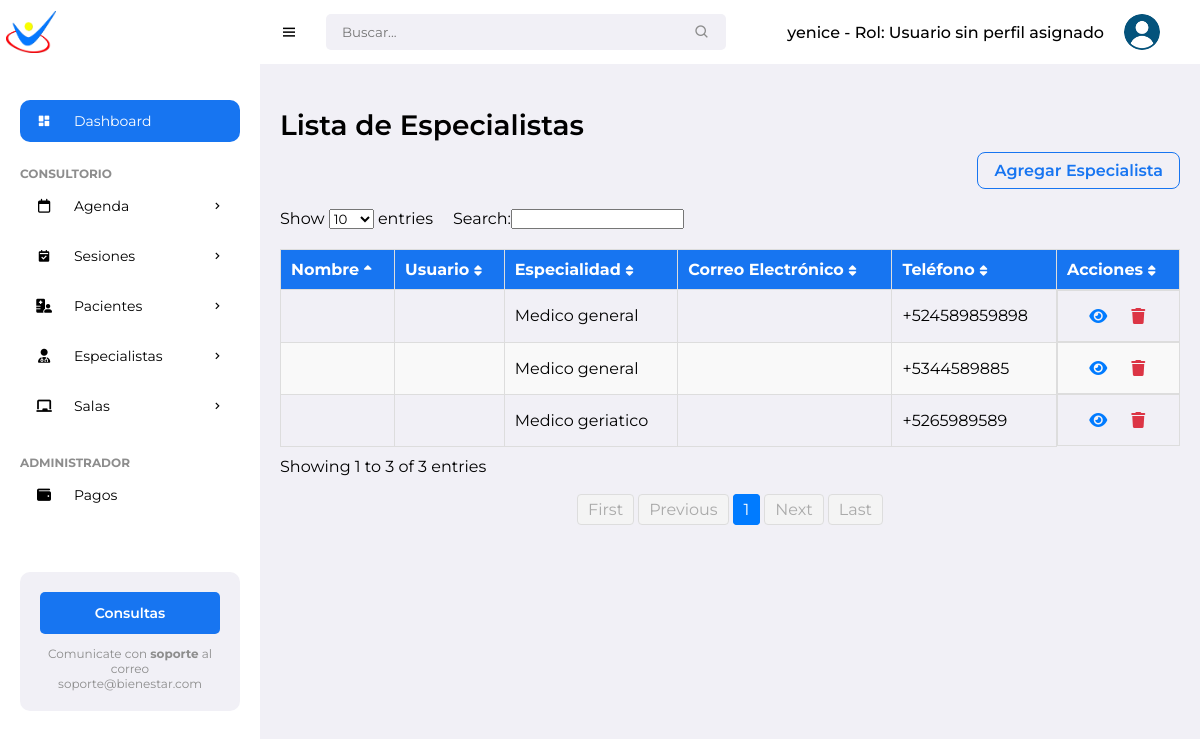
The page /specialists/ (signed in) on the database as committed earlier.
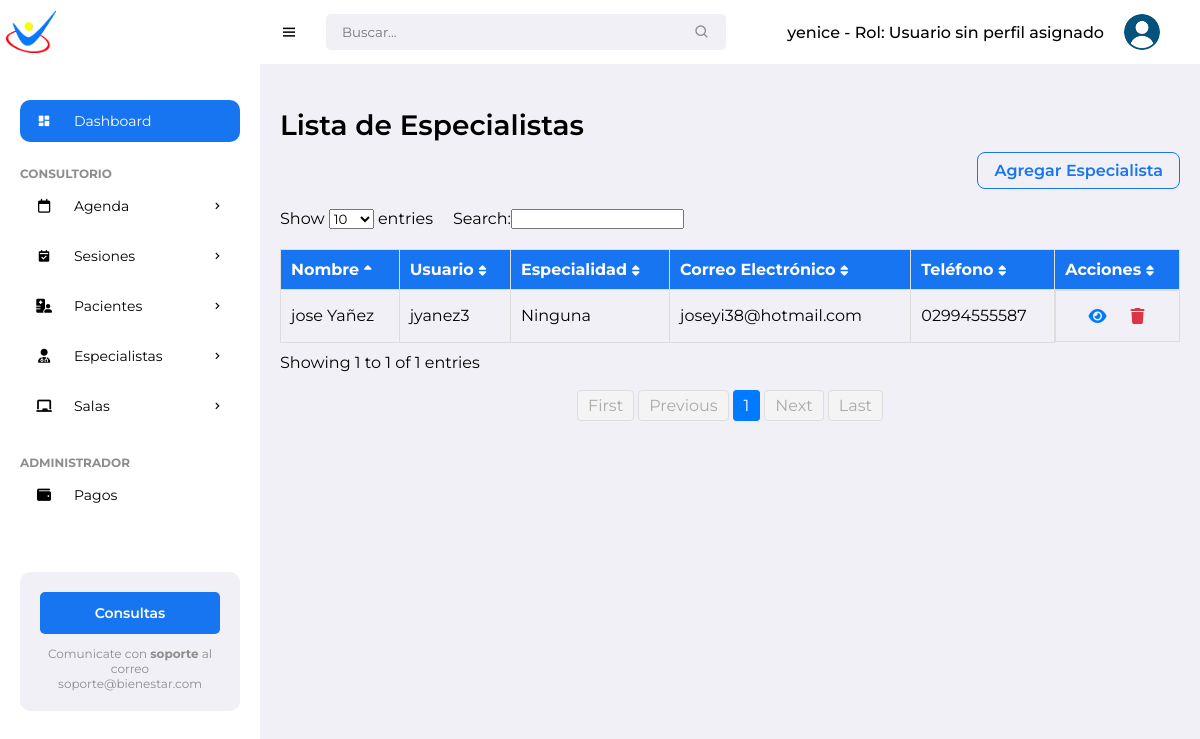
The same page on the database as committed later.
### pacientes/models.py (models this page shows, shortened)
class Specialist(models.Model):
    ROLES = [
        ('especialista', 'Especialista'),
        ('administrador', 'Administrador'),
    ]
    user = models.OneToOneField(
    User,
    on_delete=models.CASCADE,
    related_name='specialist_profile',
    null=True  # Temporalmente permite nulos para manejar datos existentes
    )
    specialty = models.CharField(max_length=100)
    phone = models.CharField(max_length=20)
    dni = models.CharField(max_length=20, unique=True)
    profile_image = models.ImageField(upload_to='specialist_images/', null=True, blank=True)
    role = models.CharField(max_length=20, choices=ROLES, default='especialista')

### pacientes/views.py (the view)
# urls.py: path('specialists/', views.specialist_list, name='specialist_list'),
@login_required
def specialist_list(request):
    specialists = Specialist.objects.all()
    return render(request, 'pacientes/specialist/specialist_list.html', {'specialists': specialists})

### pacientes/templates/pacientes/specialist/specialist_list.html (shortened to what this page needs)
{% extends "pacientes/base/base.html" %}
{% block content %}
<h1 class="title">Lista de Especialistas</h1>
<div class="list-header">
    <a href="{% url 'new_specialist' %}" class="btn-add">Agregar Especialista</a>
</div>
<div class="specialist-list-container">
    <table id="specialistTable" class="display table">
        <thead>
            <tr>
                <th>Nombre</th>
                <th>Usuario</th>
                <th>Especialidad</th>
                <th>Correo Electrónico</th>
                <th>Teléfono</th>
                <th>Acciones</th>
            </tr>
        </thead>
        <tbody>
            {% for specialist in specialists %}
            <tr>
                <td>{{ specialist.user.first_name }} {{ specialist.user.last_name }}</td>
                <td>{{ specialist.user.username }}</td>
                <td>{{ specialist.specialty }}</td>
                <td>{{ specialist.user.email }}</td>
                <td>{{ specialist.phone }}</td>
                <td class="actions-tab">
                    <a href="{% url 'view_specialist' specialist.id %}" class="btn btn-icon view">
                        <i class="fas fa-eye"></i>
                    </a>
                    <a href="{% url 'delete_specialist' specialist.id %}" class="btn-icon delete btn-danger btn-sm admin-only">
                        <i class="fas fa-trash"></i>
                    </a>
                </td>
            </tr>
            {% endfor %}
        </tbody>
    </table>
</div>
{% endblock %}

Rows that differ between the two databases and show on the page:
removed Specialist: specialty "Medico general", phone "+524589859898"
removed Specialist: specialty "Medico general", phone "+5344589885"
removed Specialist: specialty "Medico geriatico", phone "+5265989589"
added Specialist: user.first_name "jose", user.last_name "Yañez", user.username "jyanez3", specialty "Ninguna", user.email "joseyi38@hotmail.com", phone "02994555587"
Other text that changed with them:
text written by a page script: "Show entries Search: Showing 1 to 3 of 3 entries First Previous 1 Next Last" → "Show entries Search: Showing 1 to 1 of 1 entries First Previous 1 Next Last"
